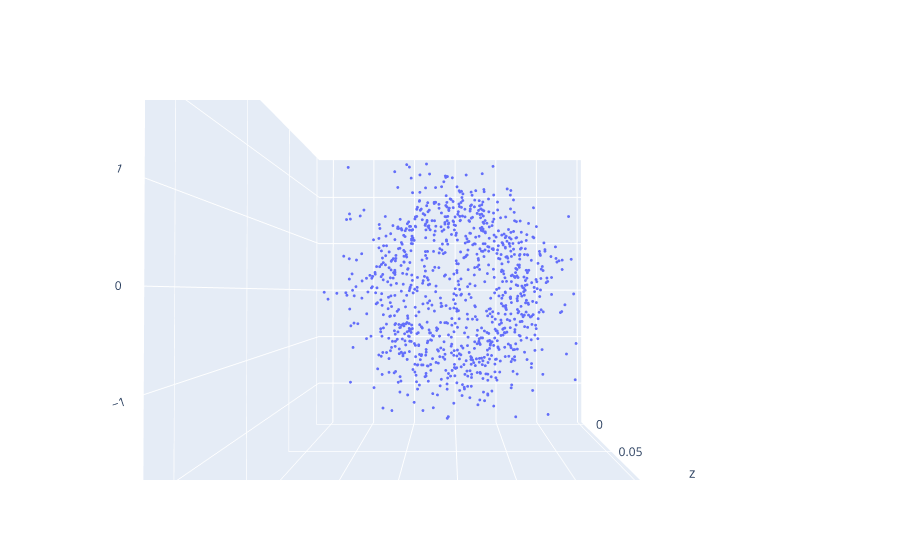

This figure's notebook cell:
### Markdown cell above
## 3D 그래픽

### Code cell
fig1 = go.Figure(data=[go.Scatter3d(x=d1['x'], y=d1['y'], z=d1['z'], mode='markers', marker=dict(size=1))])
fig1.update_layout(scene_camera=dict(eye=dict(x=0/ddd, y=-.01/ddd, z=1.5/ddd)))
fig1.show()

### Figure 1 — Plotly figure (JSON) as saved in the notebook; plotly's stock layout.template omitted (floating-point values rounded to 4 significant figures; data arrays with more than 128 entries replaced by an {"elided": "..."} marker saying what was removed)
{"data": [{"marker": {"size": 1}, "mode": "markers", "type": "scatter3d", "x": {"elided": "1000 float values"}, "y": {"elided": "1000 float values"}, "z": {"elided": "1000 float values"}}], "layout": {"scene": {"camera": {"eye": {"x": 0, "y": -0.008333, "z": 1.25}}}}}
